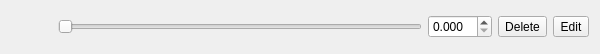
<?xml version="1.0" encoding="UTF-8"?>
<ui version="4.0">
 <class>SliderEntry</class>
 <widget class="QWidget" name="SliderEntry">
  <property name="geometry">
   <rect>
    <x>0</x>
    <y>0</y>
    <width>600</width>
    <height>54</height>
   </rect>
  </property>
  <layout class="QHBoxLayout" name="horizontalLayout">
   <item>
    <widget class="QLabel" name="labelIcon">
     <property name="sizePolicy">
      <sizepolicy hsizetype="Fixed" vsizetype="Fixed">
       <horstretch>0</horstretch>
       <verstretch>0</verstretch>
      </sizepolicy>
     </property>
     <property name="minimumSize">
      <size>
       <width>28</width>
       <height>28</height>
      </size>
     </property>
     <property name="maximumSize">
      <size>
       <width>28</width>
       <height>28</height>
      </size>
     </property>
     <property name="pixmap">
      <pixmap resource="resources.qrc">:/icon/options</pixmap>
     </property>
     <property name="scaledContents">
      <bool>true</bool>
     </property>
    </widget>
   </item>
   <item>
    <widget class="QLabel" name="Name"/>
   </item>
   <item>
    <widget class="QSlider" name="Slider">
     <property name="orientation">
      <enum>Qt::Horizontal</enum>
     </property>
    </widget>
   </item>
   <item>
    <widget class="QDoubleSpinBox" name="Spin">
     <property name="decimals">
      <number>3</number>
     </property>
    </widget>
   </item>
   <item>
    <widget class="QToolButton" name="deleteButton">
     <property name="text">
      <string>Delete</string>
     </property>
     <property name="icon">
      <iconset theme="list-remove">
       <normaloff>.</normaloff>.</iconset>
     </property>
    </widget>
   </item>
   <item>
    <widget class="QToolButton" name="settingsButton">
     <property name="text">
      <string>Edit</string>
     </property>
     <property name="icon">
      <iconset theme="preferences-system">
       <normaloff>.</normaloff>.</iconset>
     </property>
    </widget>
   </item>
  </layout>
 </widget>
 <resources>
  <include location="resources.qrc"/>
 </resources>
 <connections>
  <connection>
   <sender>settingsButton</sender>
   <signal>clicked()</signal>
   <receiver>SliderEntry</receiver>
   <slot>SettingsButtonClicked()</slot>
   <hints>
    <hint type="sourcelabel">
     <x>582</x>
     <y>32</y>
    </hint>
    <hint type="destinationlabel">
     <x>853</x>
     <y>248</y>
    </hint>
   </hints>
  </connection>
  <connection>
   <sender>deleteButton</sender>
   <signal>clicked()</signal>
   <receiver>SliderEntry</receiver>
   <slot>DeleteButtonClicked()</slot>
   <hints>
    <hint type="sourcelabel">
     <x>552</x>
     <y>28</y>
    </hint>
    <hint type="destinationlabel">
     <x>552</x>
     <y>202</y>
    </hint>
   </hints>
  </connection>
  <connection>
   <sender>Slider</sender>
   <signal>valueChanged(int)</signal>
   <receiver>SliderEntry</receiver>
   <slot>SliderValueChange(int)</slot>
   <hints>
    <hint type="sourcelabel">
     <x>140</x>
     <y>26</y>
    </hint>
    <hint type="destinationlabel">
     <x>204</x>
     <y>257</y>
    </hint>
   </hints>
  </connection>
  <connection>
   <sender>Spin</sender>
   <signal>valueChanged(double)</signal>
   <receiver>SliderEntry</receiver>
   <slot>SpinValueChange(double)</slot>
   <hints>
    <hint type="sourcelabel">
     <x>491</x>
     <y>34</y>
    </hint>
    <hint type="destinationlabel">
     <x>532</x>
     <y>191</y>
    </hint>
   </hints>
  </connection>
  <connection>
   <sender>Name</sender>
   <signal>windowTitleChanged(QString)</signal>
   <receiver>SliderEntry</receiver>
   <slot>setWindowTitle(QString)</slot>
   <hints>
    <hint type="sourcelabel">
     <x>47</x>
     <y>26</y>
    </hint>
    <hint type="destinationlabel">
     <x>299</x>
     <y>26</y>
    </hint>
   </hints>
  </connection>
 </connections>
 <slots>
  <slot>SettingsButtonClicked()</slot>
  <slot>DeleteButtonClicked()</slot>
  <slot>SliderValueChange(int)</slot>
  <slot>SpinValueChange(double)</slot>
 </slots>
</ui>
